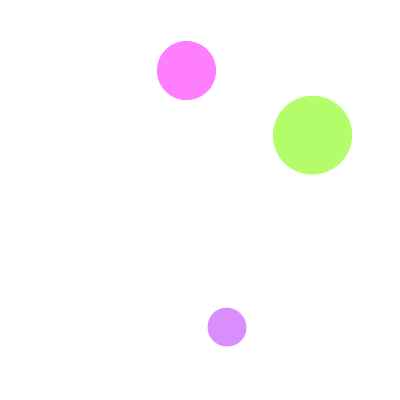
Frame 1 (no input)
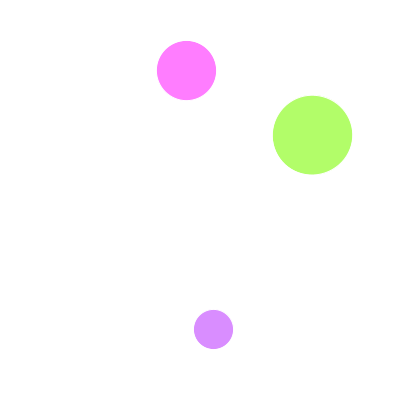
Frame 60 (the mouse pressed at the canvas centre just before this capture)
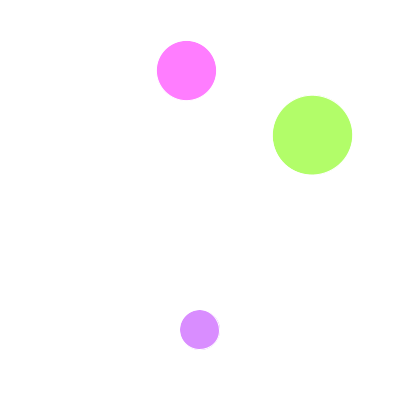
Frame 120 (the mouse held since frame 60 and released just before this capture)

The Processing sketch that drew these frames (run headless with seeded random() and noise(); from frame 60 on, the mouse is pressed at the canvas centre):

// Processing sketch: processing_170612
// ── processing_170612.pde

void setup()
{
 size (400, 400);
}
void draw()
{
  background(255);
  translate (width/2, height/2);
  
  
 float sekunde1= map(second(), 0, 60, 0, 2*PI);
 pushMatrix();
 rotate (sekunde1);
 stroke (255);
 fill (191, 62, 255, 150);
 smooth();
 ellipse (0, -130, 40, 40);
 popMatrix();
 
 float minute1 =map(minute(), 0, 60, 0, 2*PI);
 pushMatrix();
 rotate (minute1);
 stroke (255);
 fill (255, 0, 255, 130);
 smooth ();
 ellipse (0, -130, 60, 60);
 popMatrix();
 
float hour1 =map (hour(), 0, 12, 0, 2*PI);
pushMatrix();
rotate (hour1);
stroke (255);
fill (124, 252, 0, 150);
smooth ();
ellipse (0, -130, 80, 80);
popMatrix ();


 
}
  
  
  
  
